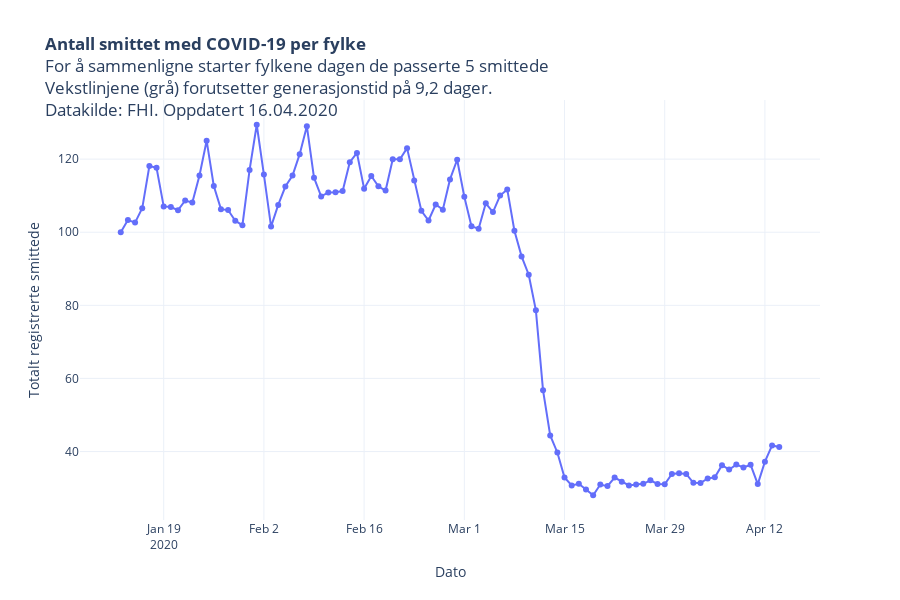

Notebook cell for this chart:
### Code cell
fig = px.scatter(data, 
                 x="variable", 
                 y="value", 
                 log_y=False,
                 height=600,
                 template = "plotly_white",
                 #range_y=[3,9900],
                 #range_x=[0,50],
                 title = "<b>Antall smittet med COVID-19 per fylke</b><br>For å sammenligne starter fylkene dagen de passerte 5 smittede<br>Vekstlinjene (grå) forutsetter generasjonstid på 9,2 dager.<br>Datakilde: FHI. Oppdatert "+datetime.today().strftime('%d.%m.%Y'),
                 labels = {"level_1": "Dager siden antall smittede passerte 5", "variable": "Dato", "value": "Totalt registrerte smittede"}    
                )

fig.update_traces(mode="markers+lines")

fig.show()
